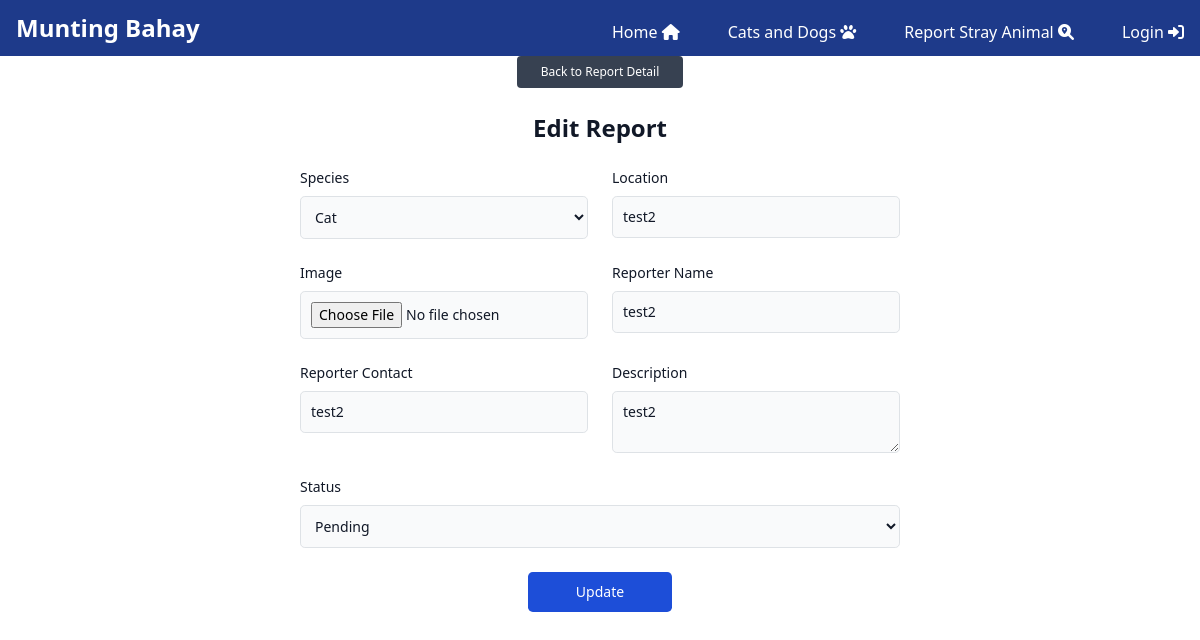
Page /stray-update/2/edit on the earlier database version.
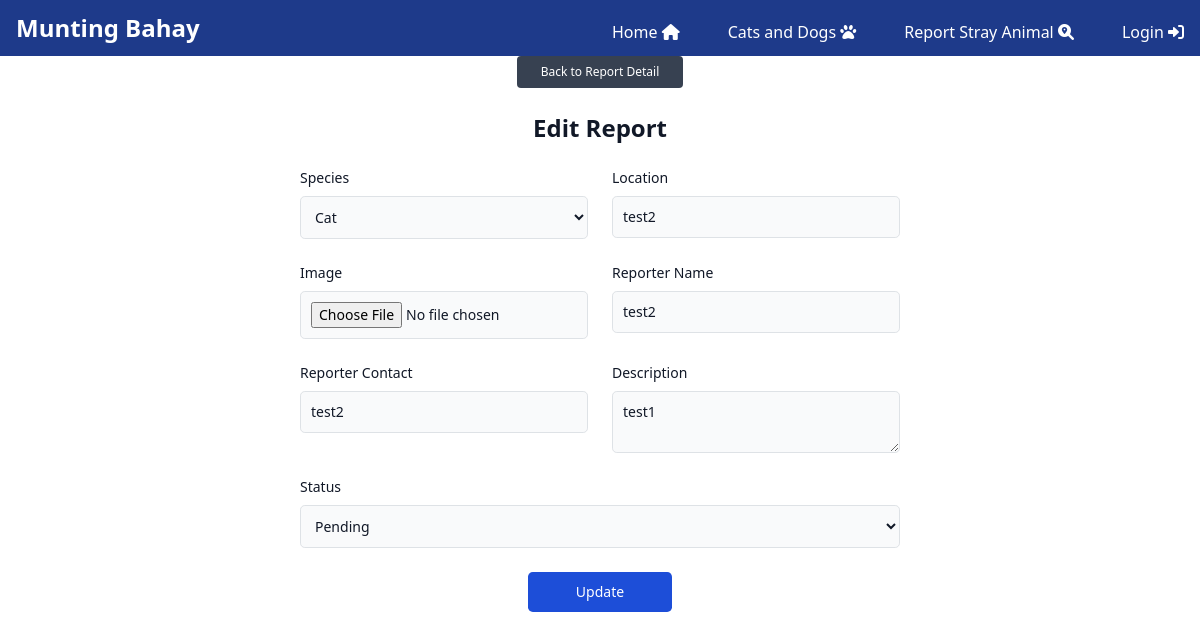
Same page on the later database version.
### app/models.py (models this page shows, shortened)
class Report(models.Model):
    SPECIES_CHOICES = [
        ('dog', 'Dog'),
        ('cat', 'Cat'),
    ]
    species = models.CharField(max_length=100, choices=SPECIES_CHOICES)
    image = models.ImageField(upload_to='animal_images/', blank=True, null=True)
    location = models.CharField(max_length=100)
    description = models.TextField(blank=True)
    reporter_name = models.CharField(max_length=100)
    reporter_contact = models.CharField(max_length=15)
    report_date = models.DateTimeField(default=timezone.now)
    status = models.CharField(
        max_length=20,
        choices=[('pending', 'Pending'), ('resolved', 'Resolved'), ('in_progress', 'In Progress')],
        default='pending'
    )

### app/views.py (the view, shortened to what this page needs)
# urls.py: path('stray-update/<int:pk>/edit', ReportStrayUpdateView.as_view(), name='stray_update'),
class ReportStrayUpdateView(UpdateView):
    model = Report
    fields = ['species', 'image', 'location', 'description', 'reporter_name', 'reporter_contact', 'status']
    template_name = 'app/ReportStray_update.html'

### app/templates/app/ReportStray_update.html (shortened to what the changed rows need)
{% extends 'app/base.html' %}
{% block content %}
    <h1 class="text-2xl font-semibold mb-6 text-center text-gray-900 dark:text-white">Edit Report</h1>
    <div class="flex justify-center">
        <form action="{% url 'stray_update' object.pk %}" method="post" enctype="multipart/form-data" class="w-full md:w-3/4 lg:w-1/2">
            <div class="grid gap-6 mb-6 md:grid-cols-2">
                <div>
                    <label for="species" class="block mb-2 text-sm font-medium text-gray-900 dark:text-white">Species</label>
                    <select name="species" class="bg-gray-50 border border-gray-300 text-gray-900 text-sm rounded-lg focus:ring-blue-500 focus:border-blue-500 block w-full p-2.5 dark:bg-gray-700 dark:border-gray-600 dark:placeholder-gray-400 dark:text-white dark:focus:ring-blue-500 dark:focus:border-blue-500">
                        <option value="cat" {% if form.species.value == "cat" %}selected{% endif %}>Cat</option>
                    </select>
                </div>
                <div>
                    <label for="location" class="block mb-2 text-sm font-medium text-gray-900 dark:text-white">Location</label>
                    <input type="text" name="location" value="{{ form.location.value }}" class="bg-gray-50 border border-gray-300 text-gray-900 text-sm rounded-lg focus:ring-blue-500 focus:border-blue-500 block w-full p-2.5 dark:bg-gray-700 dark:border-gray-600 dark:placeholder-gray-400 dark:text-white dark:focus:ring-blue-500 dark:focus:border-blue-500">
                </div>
                <div>
                    <label for="reporter_name" class="block mb-2 text-sm font-medium text-gray-900 dark:text-white">Reporter Name</label>
                    <input type="text" name="reporter_name" value="{{ form.reporter_name.value }}" class="bg-gray-50 border border-gray-300 text-gray-900 text-sm rounded-lg focus:ring-blue-500 focus:border-blue-500 block w-full p-2.5 dark:bg-gray-700 dark:border-gray-600 dark:placeholder-gray-400 dark:text-white dark:focus:ring-blue-500 dark:focus:border-blue-500">
                </div>
                <div>
                    <label for="reporter_contact" class="block mb-2 text-sm font-medium text-gray-900 dark:text-white">Reporter Contact</label>
                    <input type="text" name="reporter_contact" value="{{ form.reporter_contact.value }}" class="bg-gray-50 border border-gray-300 text-gray-900 text-sm rounded-lg focus:ring-blue-500 focus:border-blue-500 block w-full p-2.5 dark:bg-gray-700 dark:border-gray-600 dark:placeholder-gray-400 dark:text-white dark:focus:ring-blue-500 dark:focus:border-blue-500">
                </div>
                <div>
                    <label for="description" class="block mb-2 text-sm font-medium text-gray-900 dark:text-white">Description</label>
                    <textarea name="description" class="bg-gray-50 border border-gray-300 text-gray-900 text-sm rounded-lg focus:ring-blue-500 focus:border-blue-500 block w-full p-2.5 dark:bg-gray-700 dark:border-gray-600 dark:placeholder-gray-400 dark:text-white dark:focus:ring-blue-500 dark:focus:border-blue-500">{{ form.description.value }}</textarea>
                </div>
            </div>
            <div class="mb-6">
                <label for="status" class="block mb-2 text-sm font-medium text-gray-900 dark:text-white">Status</label>
                <select name="status" class="bg-gray-50 border border-gray-300 text-gray-900 text-sm rounded-lg focus:ring-blue-500 focus:border-blue-500 block w-full p-2.5 dark:bg-gray-700 dark:border-gray-600 dark:placeholder-gray-400 dark:text-white dark:focus:ring-blue-500 dark:focus:border-blue-500">
                    <option value="pending" {% if form.status.value == "pending" %}selected{% endif %}>Pending</option>
                </select>
            </div>
        </form>
    </div>
{% endblock content %}

Differences in the rows shown:
changed Report "Cat": description "test2" → "test1"
